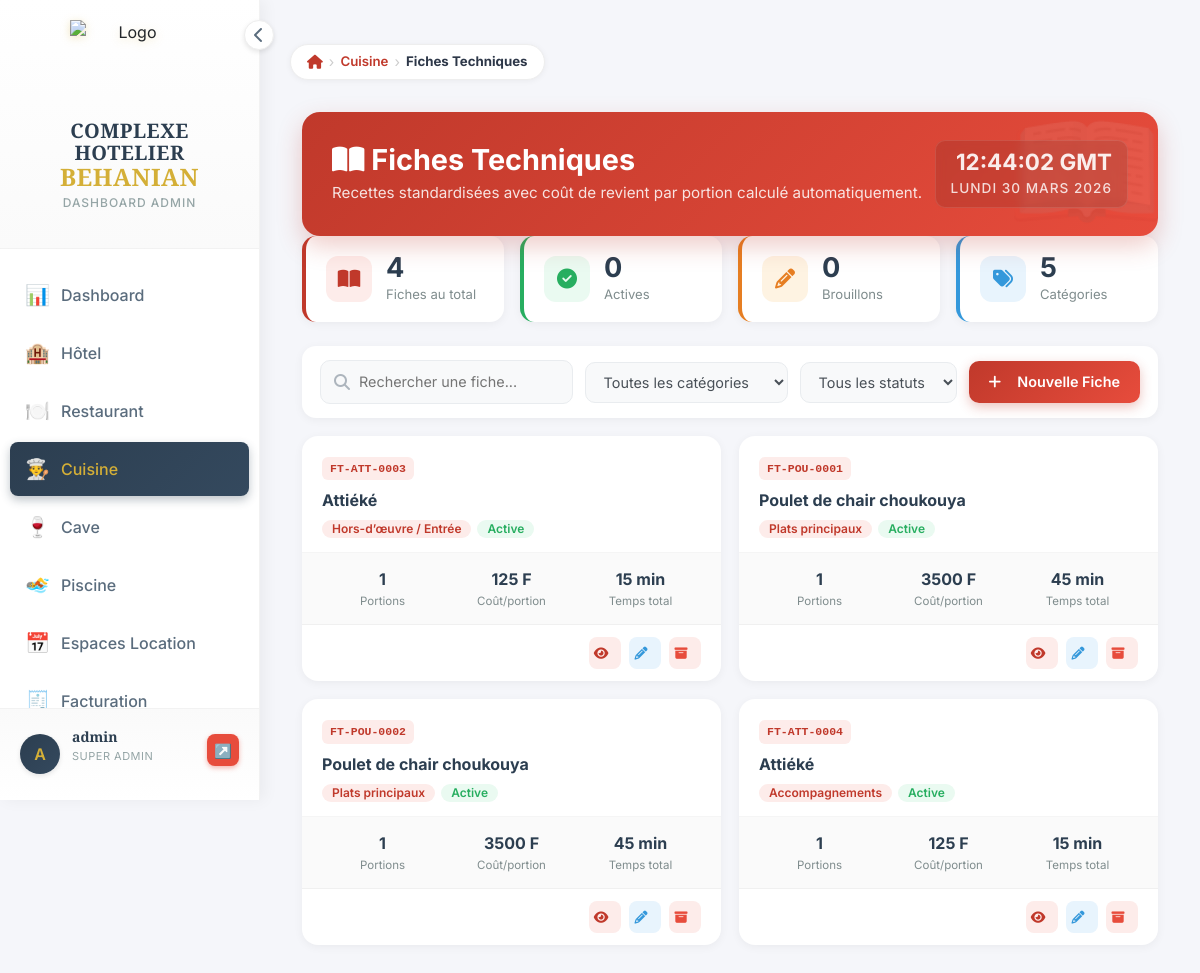
Page /cuisine/fiches/ (signed in) on the committed database.
### cuisine/models.py (models this page shows, shortened)
class FicheTechnique(models.Model):
    STATUT_CHOICES = [
        ('actif',    'Active'),
        ('archive',  'Archivée'),
        ('brouillon','Brouillon'),
    ]
    nom                = models.CharField(max_length=200, verbose_name="Nom de la recette", default="")
    reference          = models.CharField(max_length=50, unique=True, blank=True, null=True, verbose_name="Référence")
    categorie          = models.ForeignKey(CategoriePlat, on_delete=models.SET_NULL, null=True, blank=True,
                                           verbose_name="Catégorie")
    description        = models.TextField(blank=True, verbose_name="Description / Méthode")
    nb_portions        = models.DecimalField(max_digits=6, decimal_places=1, default=1,
                                             verbose_name="Nombre de portions")
    temps_preparation  = models.IntegerField(default=0, verbose_name="Temps de préparation (min)")
    temps_cuisson      = models.IntegerField(default=0, verbose_name="Temps de cuisson (min)")
    statut             = models.CharField(max_length=20, choices=STATUT_CHOICES, default='actif')
    image              = models.ImageField(upload_to='fiches_techniques/', blank=True, null=True)
    cree_par           = models.ForeignKey(User, on_delete=models.SET_NULL, null=True, related_name='fiches_techniques')
    date_creation      = models.DateTimeField(auto_now_add=True)
    date_modification  = models.DateTimeField(auto_now=True)
    @property
    def cout_total(self):
        return sum(l.cout_ligne for l in self.lignes.all())
    @property
    def cout_par_portion(self):
        if self.nb_portions and self.nb_portions > 0:
            return self.cout_total / self.nb_portions
        return Decimal('0')
    class Meta:
        verbose_name        = "Fiche Technique"
        verbose_name_plural = "Fiches Techniques"
        ordering            = ['categorie__ordre', 'nom']

class CategoriePlat(models.Model):
    nom    = models.CharField(max_length=100, verbose_name="Nom")
    ordre  = models.IntegerField(default=0, verbose_name="Ordre d'affichage")
    icone  = models.CharField(max_length=50, blank=True, default="fa-utensils", verbose_name="Icône")
    class Meta:
        verbose_name        = "Catégorie de plat"
        verbose_name_plural = "Catégories de plats"
        ordering            = ['ordre', 'nom']

class LigneFicheTechnique(models.Model):
    fiche       = models.ForeignKey(FicheTechnique, on_delete=models.CASCADE, related_name='lignes')
    ingredient  = models.ForeignKey(Ingredient, on_delete=models.PROTECT, verbose_name="Ingrédient")
    quantite    = models.DecimalField(max_digits=12, decimal_places=3, verbose_name="Quantité (unité recette)")
    notes_ligne = models.CharField(max_length=200, blank=True, verbose_name="Note (ex: haché, émincé...)")
    @property
    def cout_ligne(self):
        return self.quantite * self.ingredient.prix_unitaire_recette
    class Meta:
        verbose_name        = "Ligne de fiche technique"
        verbose_name_plural = "Lignes de fiches techniques"
        ordering            = ['id']

class Ingredient(models.Model):
    STATUT_CHOICES = [
        ('actif',    'Actif'),
        ('sommeil',  'En sommeil'),
        ('supprime', 'Supprimé'),
    ]
    reference         = models.CharField(max_length=50, unique=True, blank=True, null=True, verbose_name="Référence")
    nom               = models.CharField(max_length=200, verbose_name="Désignation")
    categorie         = models.ForeignKey(CategorieIngredient, on_delete=models.SET_NULL, null=True, blank=True, verbose_name="Catégorie")
    description       = models.TextField(blank=True, verbose_name="Description")
    unite_stock       = models.ForeignKey(UniteIngredient, on_delete=models.SET_NULL, null=True, blank=True,
                                          related_name='ingredients_stock', verbose_name="Unité de stock")
    unite_recette     = models.ForeignKey(UniteIngredient, on_delete=models.SET_NULL, null=True, blank=True,
                                          related_name='ingredients_recette', verbose_name="Unité recette (fiches techniques)")
    facteur_conversion = models.DecimalField(max_digits=12, decimal_places=6, default=1,
                                              verbose_name="Facteur conversion stock→recette",
                                              help_text="Ex : 1 kg = 1000 g → saisir 1000")
    prix_achat        = models.DecimalField(max_digits=10, decimal_places=2, default=0, verbose_name="Prix d'achat unitaire (FCFA)")
    cmup              = models.DecimalField(max_digits=10, decimal_places=4, default=0, verbose_name="CMUP (FCFA)")
    quantite_stock    = models.DecimalField(max_digits=12, decimal_places=3, default=0, verbose_name="Quantité en stock")
    seuil_alerte      = models.DecimalField(max_digits=12, decimal_places=3, default=0, verbose_name="Seuil d'alerte")
    stock_max         = models.DecimalField(max_digits=12, decimal_places=3, default=0, blank=True, verbose_name="Stock maximum")
    fournisseur_principal = models.ForeignKey(Fournisseur, on_delete=models.SET_NULL, null=True, blank=True,
                                               verbose_name="Fournisseur principal")
    statut            = models.BooleanField(default=True, verbose_name="Actif")
    date_creation     = models.DateTimeField(auto_now_add=True)
    date_modification = models.DateTimeField(auto_now=True)
    class Meta:
        verbose_name        = "Ingrédient"
        verbose_name_plural = "Ingrédients"
        ordering            = ['categorie__ordre', 'nom']
    @property
    def prix_unitaire_recette(self):
        if self.facteur_conversion and self.facteur_conversion > 0:
            return self.cmup / self.facteur_conversion
        return self.cmup

### cuisine/views.py (the view)
# urls.py: path('fiches/', views.fiche_list, name='fiche_list'),
@require_module_access('cuisine')
def fiche_list(request):
    fiches = FicheTechnique.objects.select_related('categorie').exclude(statut='archive')
    q = request.GET.get('q', '')
    cat = request.GET.get('categorie', '')
    if q:
        fiches = fiches.filter(nom__icontains=q)
    if cat:
        fiches = fiches.filter(categorie_id=cat)
    context = {
        'page_title': 'Fiches Techniques',
        'fiches':     fiches,
        'categories': CategoriePlat.objects.all(),
        'q': q, 'categorie_id': cat,
    }
    return render(request, 'cuisine/fiche_list.html', context)

### templates/cuisine/fiche_list.html (shortened to what this page needs)
{% extends 'dashboard/base_dashboard.html' %}
{% load breadcrumb %}
{% block content %}
{% breadcrumb "Cuisine" "cuisine:index" "Fiches Techniques" "" %}
<div class="container-fluid py-4">
    <div class="page-header">
        <div>
            <h2><i class="fas fa-book-open mr-2"></i> Fiches Techniques</h2>
            <p>Recettes standardisées avec coût de revient par portion calculé automatiquement.</p>
        </div>
        <div class="header-clock"><span class="time"></span><span class="date"></span></div>
    </div>
    <div class="stats-row">
        <div class="stat-card red">
            <div class="stat-icon red"><i class="fas fa-book-open"></i></div>
            <div><div class="stat-value">{{ fiches.count }}</div><div class="stat-label">Fiches au total</div></div>
        </div>
        <div class="stat-card green">
            <div class="stat-icon green"><i class="fas fa-check-circle"></i></div>
            <div><div class="stat-value">{{ nb_actives|default:"0" }}</div><div class="stat-label">Actives</div></div>
        </div>
        <div class="stat-card orange">
            <div class="stat-icon orange"><i class="fas fa-pencil-alt"></i></div>
            <div><div class="stat-value">{{ nb_brouillons|default:"0" }}</div><div class="stat-label">Brouillons</div></div>
        </div>
        <div class="stat-card blue">
            <div class="stat-icon blue"><i class="fas fa-tags"></i></div>
            <div><div class="stat-value">{{ categories.count }}</div><div class="stat-label">Catégories</div></div>
        </div>
    </div>
    <div class="toolbar">
        <div class="search-box">
            <i class="fas fa-search"></i>
            <input type="text" id="search-input" placeholder="Rechercher une fiche..." oninput="filtrer()">
        </div>
        <select id="filter-cat" class="filter-select" onchange="filtrer()">
            <option value="">Toutes les catégories</option>
        </select>
        <select id="filter-statut" class="filter-select" onchange="filtrer()">
            <option value="">Tous les statuts</option>
        </select>
        <a href="{% url 'cuisine:fiche_create' %}" class="btn-red">
            <i class="fas fa-plus"></i> Nouvelle Fiche
        </a>
    </div>
    <div class="fiches-grid" id="fiches-grid">
        {% for fiche in fiches %}
        <div class="fiche-card"
             data-nom="{{ fiche.nom|lower }}"
             data-cat="{{ fiche.categorie.nom|default:'' }}"
             data-statut="{{ fiche.statut }}">
            <div class="fiche-card-top">
                <div class="fiche-ref">{{ fiche.reference|default:"FT-XXXX" }}</div>
                <div class="fiche-nom">{{ fiche.nom }}</div>
                <div class="fiche-badges">
                    {% if fiche.categorie %}<span class="badge badge-cat">{{ fiche.categorie.nom }}</span>{% endif %}
                    {% if fiche.statut == 'actif' %}<span class="badge badge-actif">Active</span>
                    {% elif fiche.statut == 'brouillon' %}<span class="badge badge-brouillon">Brouillon</span>
                    {% else %}<span class="badge badge-archive">Archivée</span>{% endif %}
                </div>
            </div>
            <div class="fiche-metrics">
                <div class="metric">
                    <div class="metric-val">{{ fiche.nb_portions|floatformat:0 }}</div>
                    <div class="metric-lbl">Portions</div>
                </div>
                <div class="metric">
                    <div class="metric-val">{{ fiche.cout_par_portion|floatformat:0 }} F</div>
                    <div class="metric-lbl">Coût/portion</div>
                </div>
                <div class="metric">
                    <div class="metric-val">{{ fiche.temps_preparation|add:fiche.temps_cuisson }} min</div>
                    <div class="metric-lbl">Temps total</div>
                </div>
            </div>
            <div class="fiche-footer">
                <a href="{% url 'cuisine:fiche_detail' fiche.pk %}" class="btn-action btn-view" title="Voir la fiche"><i class="fas fa-eye"></i></a>
                <a href="{% url 'cuisine:fiche_edit' fiche.pk %}" class="btn-action btn-edit" title="Modifier"><i class="fas fa-pencil-alt"></i></a>
                <a href="{% url 'cuisine:fiche_delete' fiche.pk %}" class="btn-action btn-del" title="Archiver"><i class="fas fa-archive"></i></a>
            </div>
        </div>
        {% endfor %}
    </div>
</div>
{% endblock %}

### templates/dashboard/base_dashboard.html (shortened to what this page needs)
{% load static %}
<!DOCTYPE html>
<html lang="fr">
<head>
    <link href="https://cdn.jsdelivr.net/npm/bootstrap@5.3.0/dist/css/bootstrap.min.css" rel="stylesheet">
    <link rel="stylesheet" href="https://cdnjs.cloudflare.com/ajax/libs/font-awesome/6.4.0/css/all.min.css">
</head>
<body>
    <div class="sidebar" id="sidebar">
        <div class="logo-section">
            <div class="sidebar-toggle" onclick="toggleSidebar()">
                <i class="fas fa-chevron-left" id="toggleIcon"></i>
            </div>
            <div class="logo">
                <div class="logo-icon">
                    <img src="{% static 'images/Logo.png' %}" alt="Logo">
                </div>
                <div class="logo-text">
                    <h1>COMPLEXE HOTELIER<br><span>BEHANIAN</span></h1>
                    <p>Dashboard Admin</p>
                </div>
            </div>
        </div>
        <nav class="nav-menu">
            <a href="{% url 'dashboard:index' %}" class="nav-item {% if request.resolver_match.url_name == 'index' and request.resolver_match.app_name == 'dashboard' %}active{% endif %}">
                <span class="nav-item-icon">📊</span>
                <span class="nav-text">Dashboard</span>
            </a>
            {% if 'hotel' in accessible_modules %}
            <a href="{% url 'hotel:index' %}" class="nav-item {% if request.resolver_match.app_name == 'hotel' %}active{% endif %}">
                <span class="nav-item-icon">🏨</span>
                <span class="nav-text">Hôtel</span>
            </a>
            {% endif %}
            {% if 'restaurant' in accessible_modules %}
            <a href="{% url 'restaurant:index' %}" class="nav-item {% if request.resolver_match.app_name == 'restaurant' %}active{% endif %}">
                <span class="nav-item-icon">🍽️</span>
                <span class="nav-text">Restaurant</span>
            </a>
            {% endif %}
            {% if 'cuisine' in accessible_modules %}
            <a href="{% url 'cuisine:index' %}" class="nav-item {% if request.resolver_match.app_name == 'cuisine' %}active{% endif %}">
                <span class="nav-item-icon">👨‍🍳</span>
                <span class="nav-text">Cuisine</span>
            </a>
            {% endif %}
            {% if 'bar' in accessible_modules %}
            <a href="{% url 'bar:dashboard' %}" class="nav-item {% if request.resolver_match.app_name == 'bar' %}active{% endif %}">
                <span class="nav-item-icon">🍷</span>
                <span class="nav-text">Cave</span>
            </a>
            {% endif %}
            {% if 'piscine' in accessible_modules %}
            <a href="{% url 'piscine:index' %}" class="nav-item {% if request.resolver_match.app_name == 'piscine' %}active{% endif %}">
                <span class="nav-item-icon">🏊</span>
                <span class="nav-text">Piscine</span>
            </a>
            {% endif %}
            {% if 'espaces' in accessible_modules %}
            <a href="{% url 'espaces_evenementiels:index' %}" class="nav-item {% if request.resolver_match.app_name == 'espaces_evenementiels' %}active{% endif %}">
                <span class="nav-item-icon">📅</span>
                <span class="nav-text">Espaces Location</span>
            </a>
            {% endif %}
            {% if 'facturation' in accessible_modules %}
            <a href="{% url 'facturation:index' %}" class="nav-item {% if request.resolver_match.app_name == 'facturation' %}active{% endif %}">
                <span class="nav-item-icon">🧾</span>
                <span class="nav-text">Facturation</span>
            </a>
            {% endif %}
        </nav>
        <div class="user-section">
            <div class="user-avatar">{{ user.username|first|upper }}</div>
            <div class="user-info">
                <h4>{{ user.get_full_name|default:user.username }}</h4>
                <p>{{ user_role }}</p>
            </div>
            <a href="{% url 'logout' %}" class="logout-btn" title="Se déconnecter">↗️</a>
        </div>
    </div>
    <div class="main-content">
        {% block content %}{% endblock %}
    </div>
</body>
</html>

### rows in the picture
FicheTechnique: reference "FT-ATT-0003", nom "Attiéké", categorie.nom "Hors-d’œuvre / Entrée", statut "Active", nb_portions "1", cout_par_portion "125", temps_preparation|add "15"
FicheTechnique: reference "FT-POU-0001", nom "Poulet de chair choukouya", categorie.nom "Plats principaux", statut "Active", nb_portions "1", cout_par_portion "3500", temps_preparation|add "45"
FicheTechnique: reference "FT-POU-0002", nom "Poulet de chair choukouya", categorie.nom "Plats principaux", statut "Active", nb_portions "1", cout_par_portion "3500", temps_preparation|add "45"
FicheTechnique: reference "FT-ATT-0004", nom "Attiéké", categorie.nom "Accompagnements", statut "Active", nb_portions "1", cout_par_portion "125", temps_preparation|add "15"

### other values in the picture
{{ user.username|first|upper }} "A"
{{ user.get_full_name|default:user.username }} "admin"
{{ user_role }} "SUPER ADMIN"
{{ item.label }} "Cuisine"
{{ item.label }} "Fiches Techniques"
{{ fiches.count }} "4"
{{ nb_actives|default:"0" }} "0"
{{ nb_brouillons|default:"0" }} "0"
{{ categories.count }} "5"
